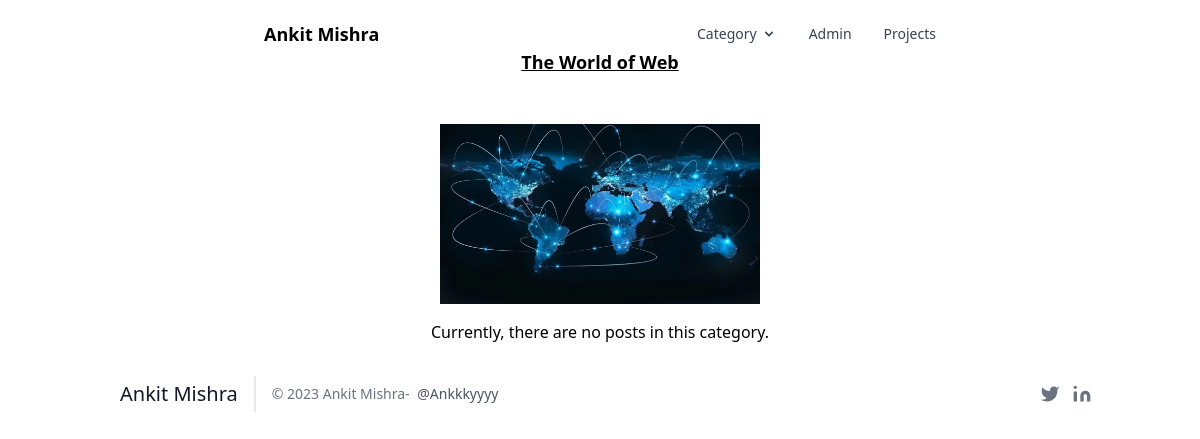
The app's page /category/webengineering, older data.
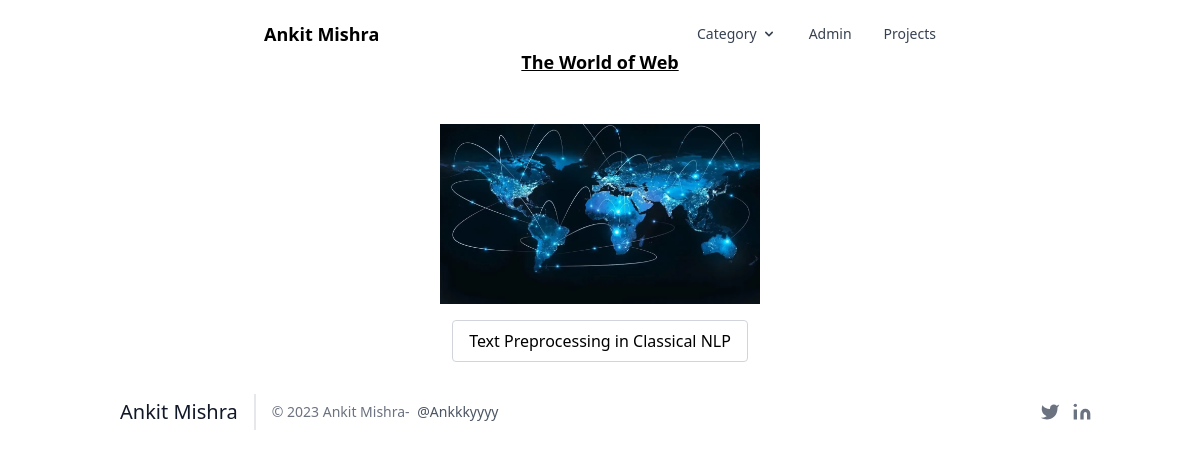
The same page, newer data.
### blog/models.py (models this page shows, shortened)
class Post(models.Model):
    post_id = models.AutoField(primary_key=True)
    title=models.CharField(max_length=200)
    content = HTMLField()
    url = models.CharField(max_length=100)
    cat = models.ForeignKey(Category,on_delete=models.CASCADE)
    image= models.ImageField(upload_to='post/')

### blog/views.py (the view)
# urls.py: path('category/<slug:url>',category),
def category(request,url):
    category = Category.objects.get(url=url)
    posts = Post.objects.filter(cat=category)
    return render(request,"Category.html",{'cat':category,'posts':posts})

### template/Category.html (shortened to what this page needs)
{%extends 'base.html' %}
{%block content%}
<div class="container-custom">
    <h2 class="text-center text-lg font-bold underline">{{ cat.title }}</h2>
    <br> <br>
    <div class="flex justify-center">
        <img src="/media/{{ cat.image }}" class="w-80 max-h-250 object-cover" alt="">
    </div>
    <div class="flex flex-col items-center">
        {% for p in posts %}
        <a href="/blog/{{ p.url }}" class="block mt-4 px-4 py-2 border border-gray-300 rounded hover:bg-gray-100">{{ p.title }}</a>
        {% empty %}
        <h3 class="mt-4">Currently, there are no posts in this category.</h3>
        {% endfor %}
    </div>
</div>
{%endblock%}

Row changes from the older to the newer data that the page shows:
added Post: title "Text Preprocessing in Classical NLP"
Text that changed along with them:
text no longer shown: "Currently, there are no posts in this category."
